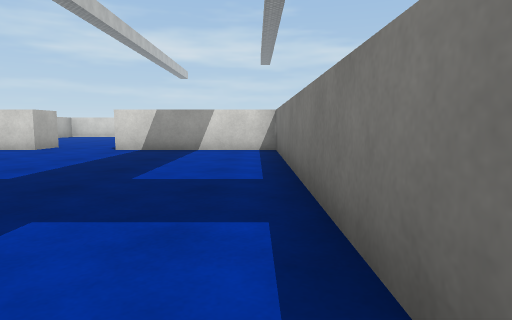
[1] (above)

16 first-person views from a walk through a scene from a Unity 3-D project. The camera is 0.62 m above the floor, tilts 6° down and sees 75° across. The floor is counted in squares, 1 m on a side. Each view is taken from the middle of a square. On the plan, view 1 faces up. The plan holds only what a view shows up to about 10 squares ahead; the rest is blank. The place goes on beyond the plan. The player is left out. Surface patterns are stand-ins for the level's own textures.

[2]
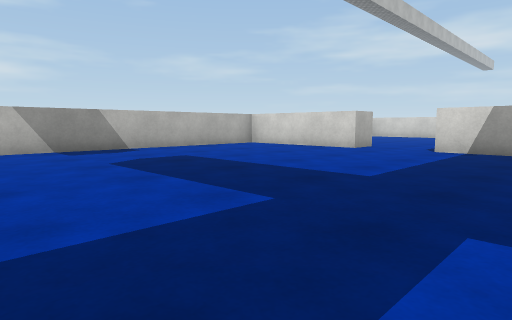

[3]
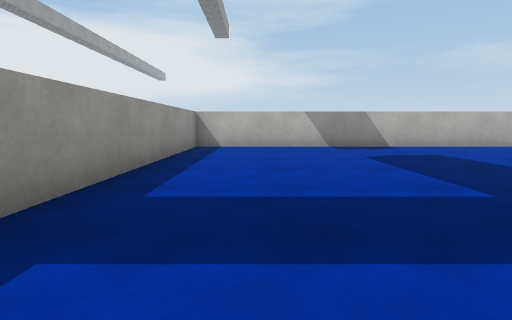

[4]
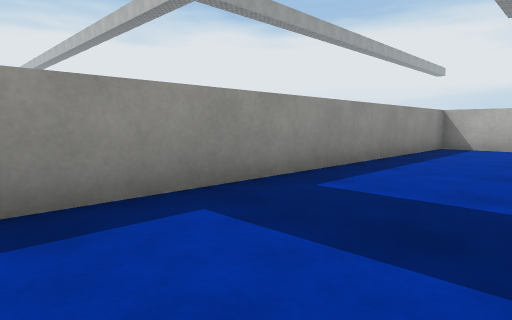

[5]
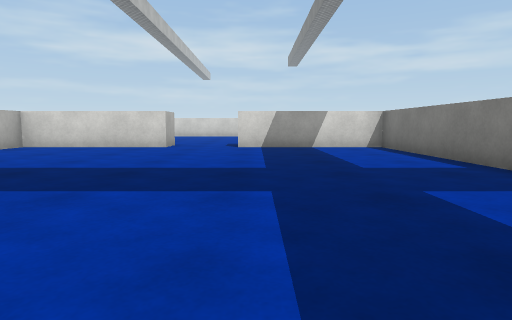

[6]
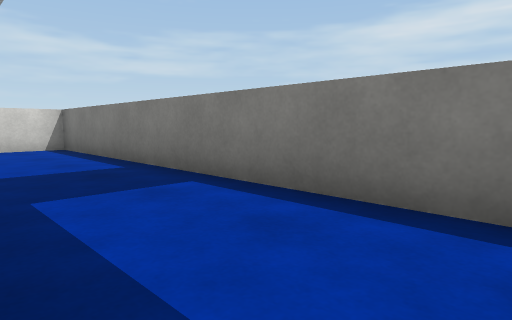

[7]
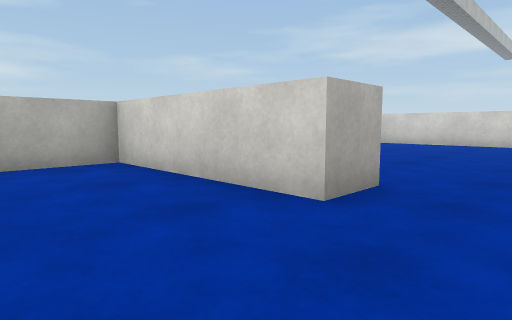

[8]
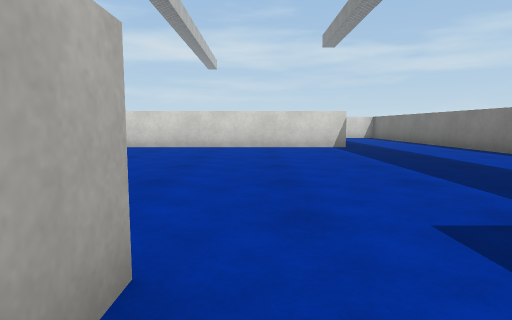

[9]
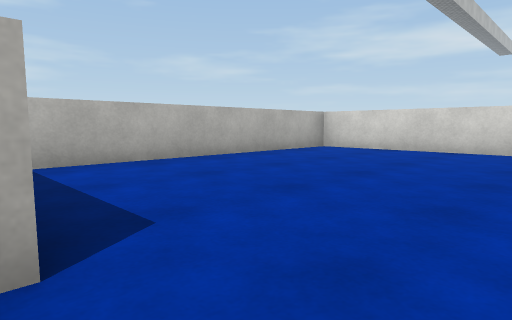

[10]
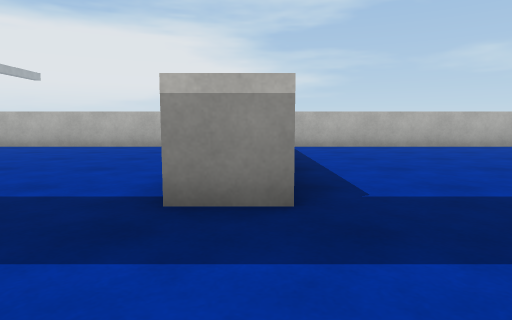

[11]
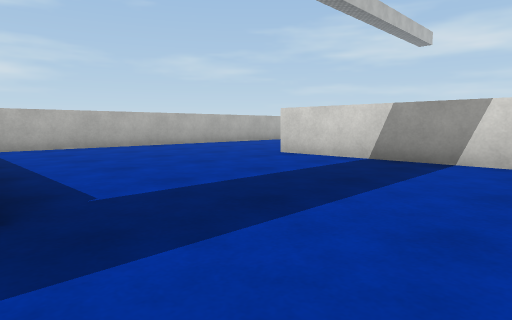

[12]
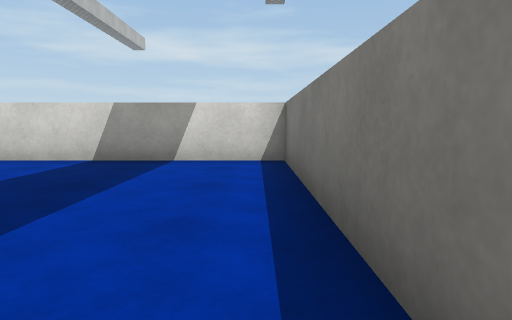

[13]
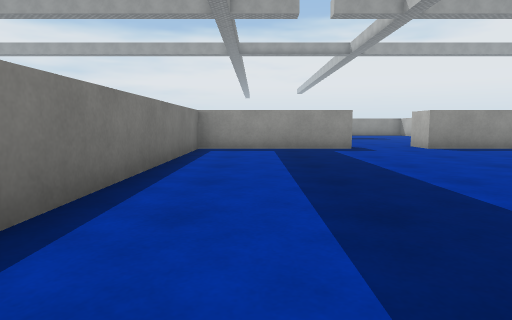

[14]
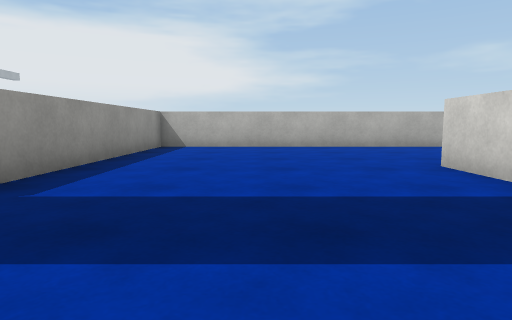

[15]
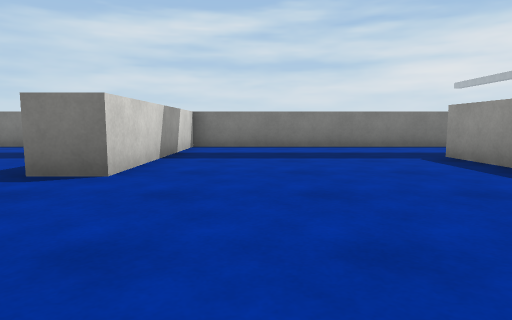

[16]
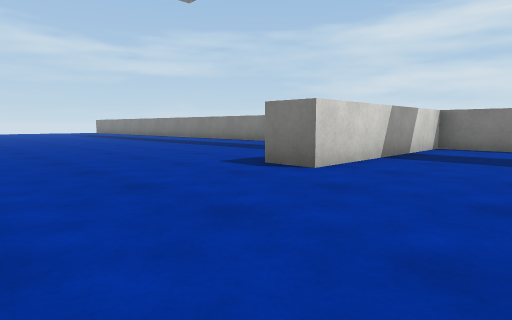

### Floor plan
Points are (right, up) in squares from view 1. A wall is a line through its corners. A room is listed if a view was taken in it or the views show most of it. See-through windows are left out.
Room 1 (views 1, 2, 3, 4, 5, 6, 7, 8)
walls: (-5.5, 8.3) (-9.5, 8.3) (-9.5, -1.7) (-0.2, -1.7); (0.5, -0.8) (0.5, 8.3) (-3.5, 8.3)
ways out: opening at (-4.5, 9) to room 2
Room 2 (views 9, 10, 11, 12, 13, 14, 15, 16)
walls: (-3.6, 9.3) (0.5, 9.3) (0.5, 23.8) (-5, 23.8) (-5, 24.9); (-7.8, 9.3) (-5.5, 9.3) (-5.5, 8.3); (-9.5, 25.5) (-9.5, 18.3) (-2.5, 18.3) (-2.5, 17.3) (-9.5, 17.3) (-9.5, 10)
ways out: opening at (-4.5, 9) to room 1

Where each view was taken, in squares from view 1:
view 1: 0 up, 0 right, facing up
view 2: 0 up, 1 left, facing up-left
view 3: 0 up, 0 right, facing left
view 4: 1 up, 0 right, facing down-left
view 5: 1 down, 3 left, facing up
view 6: 1 down, 2 left, facing up-right
view 7: 6 up, 4 left, facing up-left
view 8: 8 up, 5 left, facing up
view 9: 9 up, 4 left, facing up-left
view 10: 18 up, 0 right, facing left
view 11: 18 up, 0 right, facing up-left
view 12: 18 up, 0 right, facing up
view 13: 18 up, 1 left, facing down
view 14: 21 up, 0 right, facing left
view 15: 22 up, 9 left, facing right
view 16: 21 up, 9 left, facing up-right
